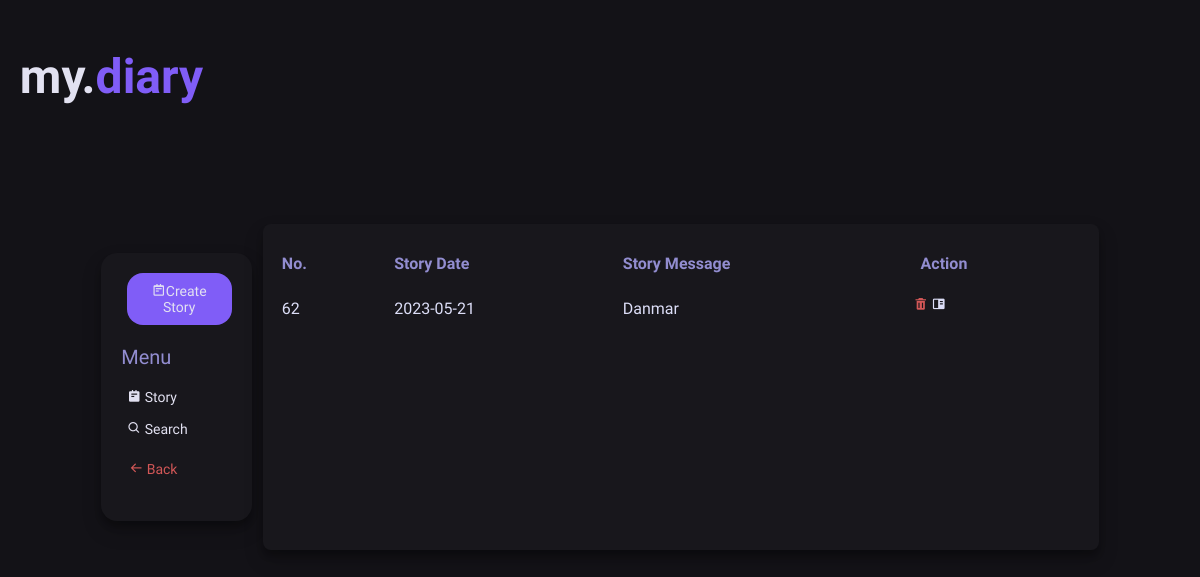
The page /searchStory.php?diaryID=25 on the database its author committed.
### tables this page shows
CREATE TABLE `story` (
  `story_id` int(11) NOT NULL,
  `story_date` date NOT NULL,
  `diary_id` int(11) NOT NULL,
  `story_message` longtext NOT NULL
);

### searchStory.php (the view, shortened to what this page needs)
<?php
    require('local_setting.php');
    $diaryID = $_REQUEST['diaryID'];
    $userID = $_REQUEST['userID'];
?>
<html>
    <head>
        <link href='https://unpkg.com/boxicons@2.1.4/css/boxicons.min.css' rel='stylesheet'>
        <link rel="stylesheet" href="style5.css">
    </head>
    <body>
        <div class="headercontainer">
            <h2 class="style2">my.</h2>
            <h2 class="style3">diary</h2>
        </div>
        <div class="container">
            <div class="control_container">
                <form method="post" action="new_story.php?diaryID=<?php echo $diaryID?>&userID=<?php echo $userID?>">
                <button type="submit" class="btn" id="btnDiary"><i class='bx bx-notepad'></i>Create Story</button>
                </form>
                <p class="diary_title">Menu</p>
                <p><a href="#" onclick="searchBarHidden()"><i class='bx bxs-notepad'></i> Story </a></p>
                <p> <a href="#"  onclick="searchBar()"><i class='bx bx-search'></i> Search</a></p>
                <form action="main.php?userID=<?php echo $userID?>" method="POST">
                    <button type="submit" name="backButton" class="btn_back"><i class='bx bx-arrow-back'></i> Back</button>
                </form>
            </div>
            <div class="side_container">
                <table class="diary">
                    <tr>
                        <th>No.</th>
                        <th>Story Date</th>
                        <th>Story Message</th>
                        <th>Action</th>
                    </tr>
                    <?php
                        $name = $_POST['searchbar'];
                        $sqlSearchDiary = "SELECT * FROM story
                        WHERE story_id LIKE '%{$name}%' AND diary_id = {$diaryID}
                        OR story_date LIKE '%{$name}%' AND diary_id = {$diaryID}
                        OR story_message LIKE '%{$name}%' AND diary_id = {$diaryID}";
                       $queryResult = mysqli_query($conn,$sqlSearchDiary);
                       if (mysqli_num_rows($queryResult) > 0) {
                           while($diaryResult = mysqli_fetch_array($queryResult)) {
                    ?>
                    <tr>
                        <td><?php echo $diaryResult['story_id']?></td>
                        <td><?php echo $diaryResult['story_date']?></td>
                        <td><?php echo $diaryResult['story_message']?></td>
                        <td>
                        <div class="group_right">
                        <form  method="POST" action="deleteStory.php?storyID=<?php echo $diaryResult['story_id']?>">
                        <button type="submit" class="btn_right_delete">
                        <i class='bx bxs-trash' ></i></button>
                        </form>
                        <form method="POST" action="view_story.php?storyID=<?php echo $diaryResult['diary_id']?>">
                        <button type="submit" class="btn_right_go">
                        <i class='bx bxs-book-content'></i></button>
                        </form>
                        </div>
                        </td>
                    </tr>
                   <?php
                        }
                    }
                   ?>
                </table>
            </div>
        </div>
    </body>
</html>

### style5.css (style rules this page uses)
body { background-color: rgba(19,18,23); overflow: hidden; }
* { font-family: 'Lexend Deca', sans-serif; }
.container { margin: auto; width: 1000px; margin-top: 5%; padding: 20px; height: auto; display: flex; }
.control_container { margin: auto; padding: 20px; background-color: rgba(24,23,28); border-radius: 1rem; box-shadow: rgba(0, 0, 0, 0.19) 0px 10px 20px, rgba(0, 0, 0, 0.23) 0px 6px 6px; height: auto; float: left; width: auto; margin-right: 1%; }
.side_container { width: 800px; height: auto; padding: 18px; background-color: rgba(24,23,28); border-radius: 0.5rem; box-shadow: rgba(0, 0, 0, 0.19) 0px 10px 20px, rgba(0, 0, 0, 0.23) 0px 6px 6px; float: right; margin-right: 12%; margin:auto; min-height: 290px; }
i { position: inherit; }
.style2 { font-size: 48px; color: rgba(226,225,241); margin-left: 1%; }
.style3 { font-size: 48px; color: rgba(128,93,247); }
.headercontainer { display: flex; float: top; }
.btn { padding: 10px; margin: auto; border-radius: 1rem; color: rgba(226,225,241); background-color: rgba(128,93,247); border: none; margin-left: 5%; font-size: 14px; cursor: pointer; }
.btn_back { border-radius: 1rem; color: rgba(210,87,87); background: transparent; font-size: 14px; border: none; padding: 8px; }
.btn_right_go { border-radius: 1rem; color: rgba(220,222,247); background-color: transparent; border: none; font-size: 14px; padding: 2px; margin-left: 2%; cursor: pointer; transition: all 0.2s ease-out 0s; }
.btn_right_delete { border-radius: 1rem; color: rgba(210,87,87); background-color: transparent; border: none; font-size: 14px; padding: 2px; margin-left: 2%; cursor: pointer; transition: all 0.2s ease-out 0s; }
.group_right { display: flex; padding: 2px; margin-left: -8%; margin-top: 5%; }
a { margin-left: 2%s; font-size: 14px; color: rgba(226,225,241); text-decoration: none; padding: 6px; transition: all 0.2s ease-out 0s; }
a:link { color: rgba(226,225,241); text-decoration: none; }
.diary_title { color: rgba(146,141,208); font-size: 20px; }
table.diary { border-collapse: collapse; padding: 8px; width: 100%; }
.diary th { padding-top: 12px; padding-bottom: 12px; text-align: left; color: rgba(146,141,208); padding-right: 24px; }
.diary td { text-align: left; padding-right: 10%; color: rgba(220,222,247); padding-right: 20px; }

### rows shown on the page
story: story_id "62", story_date "2023-05-21", story_message "Danmar"
